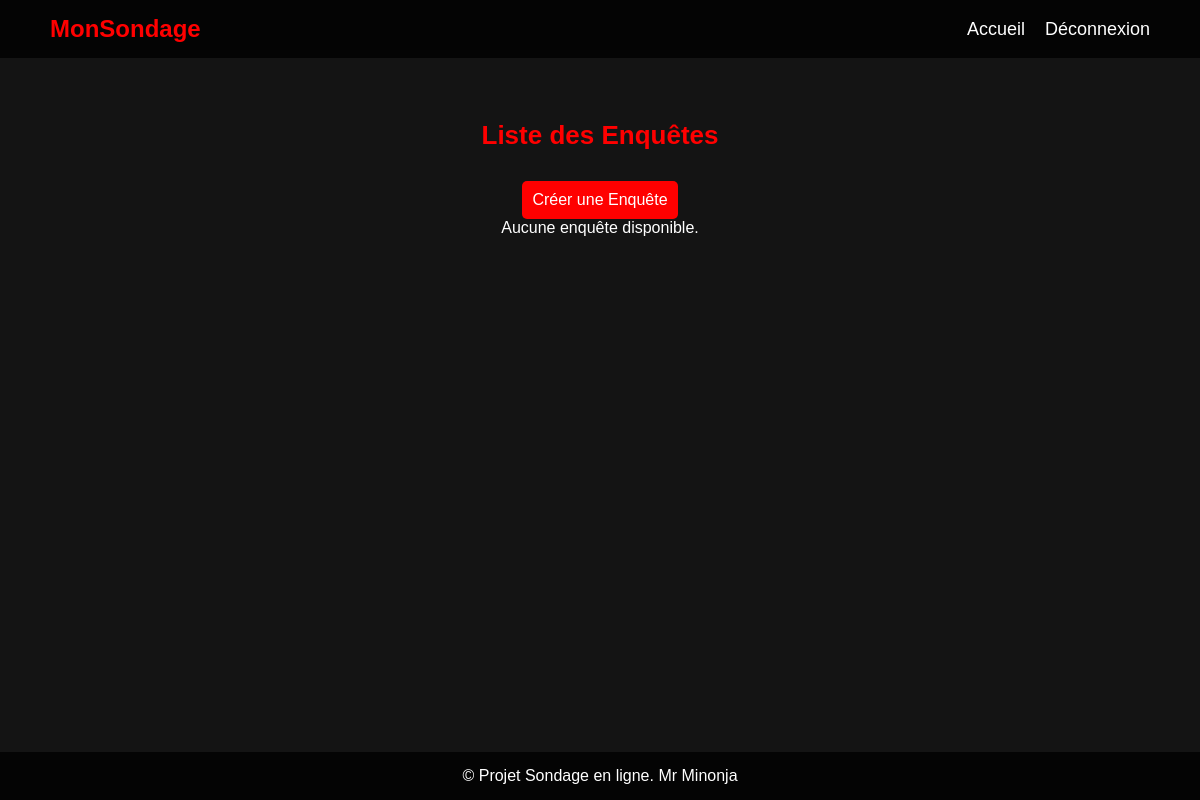
Before: /Enquetes/ (signed in) with the older database file.
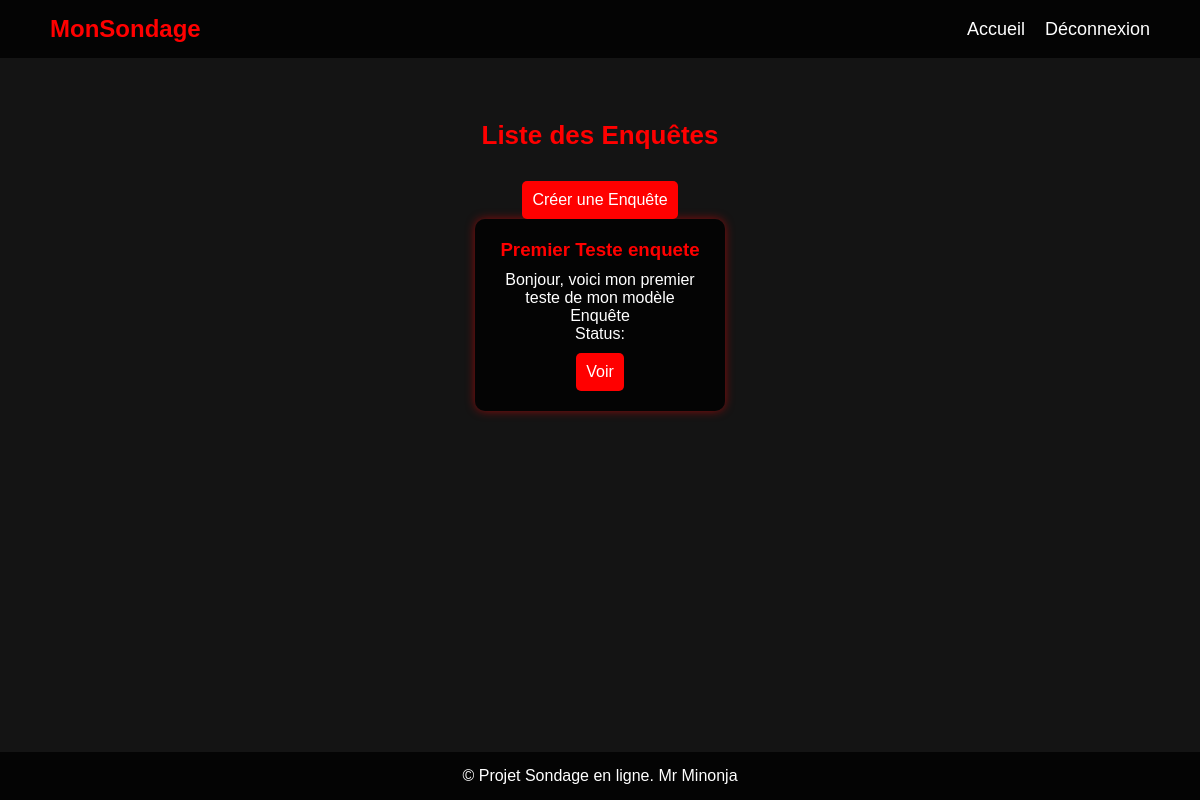
After: the same page with the newer database file.
### Enquetes/models.py (models this page shows, shortened)
class Enquete(models.Model):
    code = models.CharField(max_length = 10)
    name = models.CharField(max_length = 100)
    description = models.CharField(max_length = 255)
    STATUS_CHOICES = [
        ('actif', 'Actif'),
        ('inactif', 'Inactif'),
        ('archive', 'Archivé'),
    ]
    status = models.CharField(max_length = 10,choices = STATUS_CHOICES, default = 'actif')
    startDate = models.DateField(default = timezone.now, editable = False)
    endDate = models.DateField(null = True, blank = True)
    userID = models.ForeignKey(Utilisateurs, on_delete = models.CASCADE)
    token = models.UUIDField(default = uuid.uuid4, editable = False, unique = True)

### Enquetes/views.py (the view)
# urls.py: path('', enquete_list, name='enquete_list'),
@login_required
def enquete_list(request):
    enquetes = Enquete.objects.all()
    return render(request, 'Enquetes/list.html', {'enquetes': enquetes})

### Templates/Enquetes/list.html (shortened to what this page needs)
{% extends "base.html" %}
{% load static %}
{% block extra_css %}
    <link rel="stylesheet" href="{% static 'CSS/enquete_list.css' %}">
{% endblock extra_css %}
{% block content %}
<div class="container">
    <h2 class="title">Liste des Enquêtes</h2>
    <a href="{% url 'enquete_create' %}" class="btn">Créer une Enquête</a>
    <div class="enquete-list">
        {% for enquete in enquetes %}
            <div class="enquete-card">
                <h3>{{ enquete.name }}</h3>
                <p>{{ enquete.description }}</p>
                <p>Status: <strong>{{ enquete.get_statut_display }}</strong></p>
                <a href="{% url 'enquete_detail' enquete.pk %}" class="btn">Voir</a>
            </div>
        {% empty %}
            <p>Aucune enquête disponible.</p>
        {% endfor %}
    </div>
</div>
{% endblock %}

Changed rows visible on the page:
added Enquete: name "Premier Teste enquete", description "Bonjour, voici mon premier teste de mon modèle Enquête"
Other visible differences:
text no longer shown: "Aucune enquête disponible."
